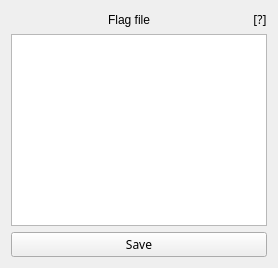
                    <widget class="QWidget" name="tab_bg_flagfile">
                     <attribute name="title">
                      <string>Flag file</string>
                     </attribute>
                     <layout class="QGridLayout" name="gridLayout_89">
                      <item row="0" column="0">
                       <layout class="QHBoxLayout" name="horizontalLayout_14" stretch="1,0">
                        <item>
                         <widget class="QLabel" name="label_bg_flagfile_path">
                          <property name="toolTip">
                           <string/>
                          </property>
                          <property name="text">
                           <string>Flag file</string>
                          </property>
                          <property name="alignment">
                           <set>Qt::AlignCenter</set>
                          </property>
                         </widget>
                        </item>
                        <item>
                         <widget class="QLabel" name="label_bg_flagfile_tooltip">
                          <property name="font">
                           <font>
                            <family>.SF NS Text</family>
                           </font>
                          </property>
                          <property name="text">
                           <string>[?]</string>
                          </property>
                          <property name="alignment">
                           <set>Qt::AlignCenter</set>
                          </property>
                         </widget>
                        </item>
                       </layout>
                      </item>
                      <item row="1" column="0">
                       <widget class="QPlainTextEdit" name="text_bg_flagfile_edit">
                        <property name="font">
                         <font>
                          <family>.SF NS Text</family>
                         </font>
                        </property>
                       </widget>
                      </item>
                      <item row="2" column="0">
                       <widget class="QPushButton" name="btn_bg_flagfile_save">
                        <property name="font">
                         <font>
                          <family>.SF NS Text</family>
                         </font>
                        </property>
                        <property name="text">
                         <string>Save</string>
                        </property>
                       </widget>
                      </item>
                     </layout>
                    </widget>
